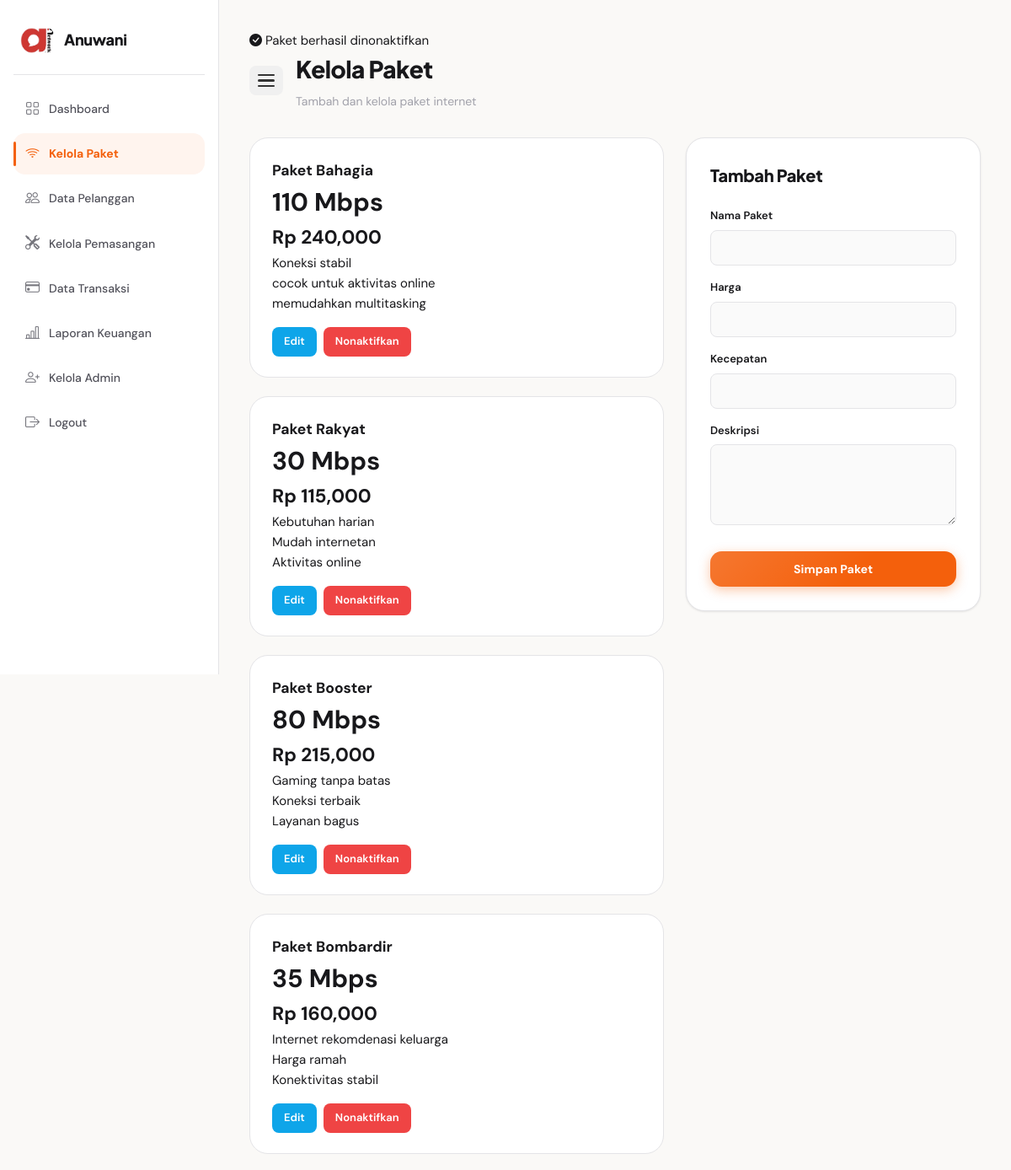
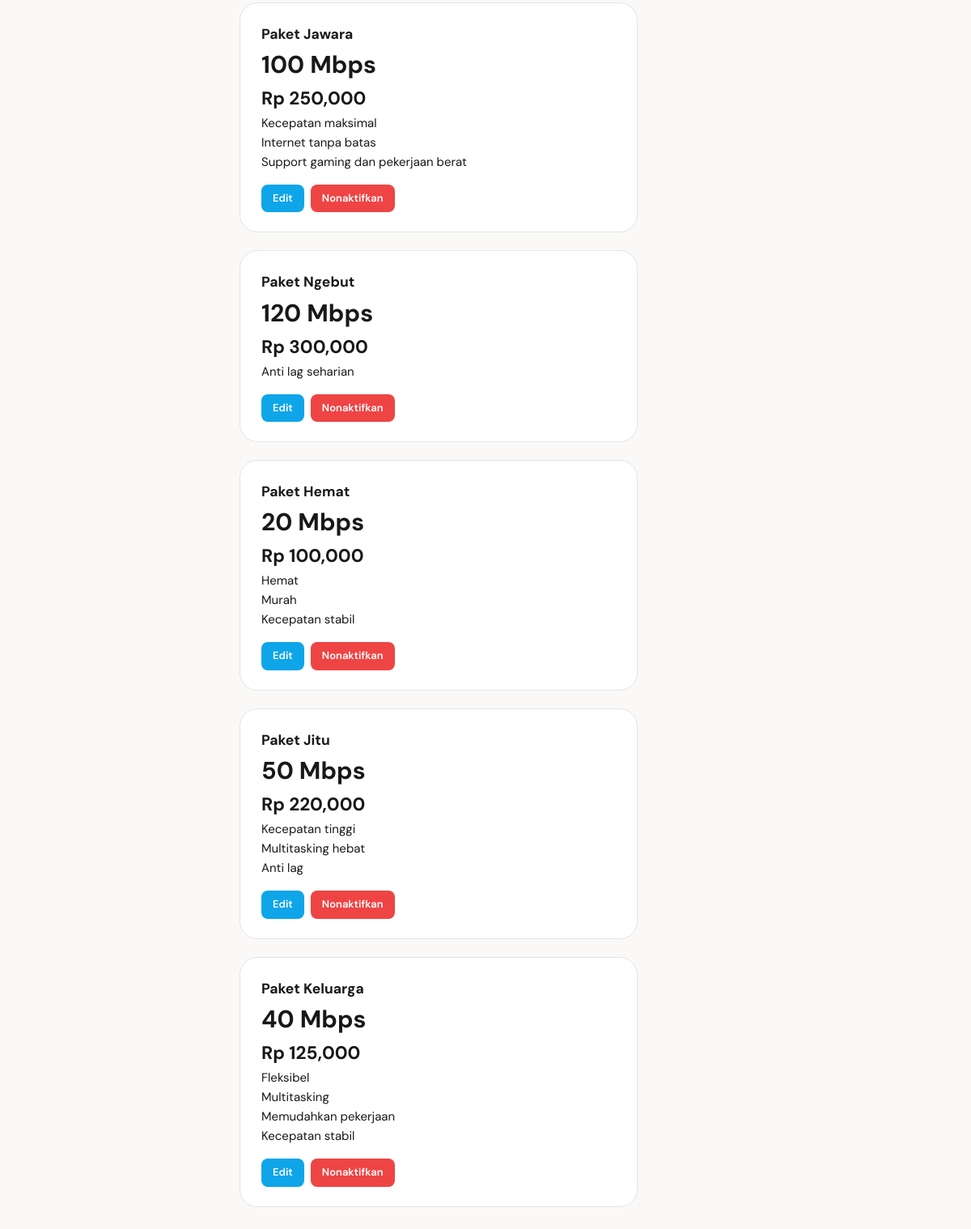
/admin/paket/index.php?success=nonaktif (signed in), run on the app's committed database (2 pictures, top to bottom).
### tables this page shows
CREATE TABLE `tb_paket` (
  `id_paket` int(11) NOT NULL,
  `nama_paket` varchar(100) NOT NULL,
  `harga` int(11) NOT NULL,
  `kecepatan` varchar(50) NOT NULL,
  `deskripsi` text DEFAULT NULL,
  `status` enum('aktif','nonaktif') DEFAULT 'aktif'
);

### admin/paket/index.php (the view, shortened to what this page needs)
<?php
require_once __DIR__ . '/../../koneksi.php';
$data = mysqli_query($koneksi, "SELECT * FROM tb_paket ORDER BY id_paket DESC");
?>
<!DOCTYPE html>
<html lang="id">
<head>
    <link rel="stylesheet" href="../../assets/css/style.css">
    <link rel="stylesheet" href="https://cdn.jsdelivr.net/npm/bootstrap-icons@1.11.3/font/bootstrap-icons.min.css">
</head>
<body>
<div class="dashboard-layout">
    <div class="sidebar">
        <div class="sidebar-logo">
            <img src="../../assets/images/logo.png" alt="Logo">
            <h2>Anuwani</h2>
        </div>
        <ul>
            <li><a href="../index.php"><i class="bi bi-grid"></i> <span>Dashboard</span></a></li>
            <li><a href="index.php" class="active"><i class="bi bi-wifi"></i> <span>Kelola Paket</span></a></li>
            <li><a href="../customer/index.php"><i class="bi bi-people"></i> <span>Data Pelanggan</span></a></li>
            <li><a href="../pemasangan/index.php"><i class="bi bi-tools"></i> <span>Kelola Pemasangan</span></a></li>
            <li>
                <a href="../transaksi/index.php">
                    <i class="bi bi-credit-card"></i> <span>Data Transaksi</span>
                </a>
            </li>
            <li><a href="../laporan_keuangan/index.php"><i class="bi bi-bar-chart-line"></i> <span>Laporan Keuangan</span></a></li>
            <li><a href="../admin_user/index.php"><i class="bi bi-person-plus"></i> <span>Kelola Admin</span></a></li>
            <li><a href="#" onclick="openLogoutModal()"><i class="bi bi-box-arrow-right"></i> <span>Logout</span></a></li>
        </ul>
    </div>
    <div class="dashboard-content">
        <?php if (isset($_GET['success'])) : ?>
            <div class="success-popup">
                <i class="bi bi-check-circle-fill"></i>
                <?php
                    $msg = ['tambah' => 'Paket berhasil ditambahkan', 'aktif' => 'Paket berhasil diaktifkan', 'nonaktif' => 'Paket berhasil dinonaktifkan'];
                    echo $msg[$_GET['success']] ?? '';
                ?>
            </div>
        <?php endif; ?>
        <div class="topbar">
            <button class="sidebar-toggle" id="sidebarToggle" aria-label="Toggle Sidebar">
                <span></span>
                <span></span>
                <span></span>
            </button>
            <div>
                <h1>Kelola Paket</h1>
                <p>Tambah dan kelola paket internet</p>
            </div>
        </div>
        <div class="paket-admin-layout">
            <div class="paket-grid">
                <?php while ($p = mysqli_fetch_assoc($data)) : ?>
                    <div class="paket-admin-card">
                        <h3><?= $p['nama_paket']; ?></h3>
                        <h1><?= $p['kecepatan']; ?></h1>
                        <h2>Rp <?= number_format($p['harga']); ?></h2>
                        <p><?= nl2br($p['deskripsi']); ?></p>
                        <div class="paket-action">
                            <a href="edit.php?id=<?= $p['id_paket']; ?>" class="btn-edit">Edit</a>
                            <?php if ($p['status'] == 'aktif') : ?>
                                <a href="#" class="btn-delete" onclick="openNonaktifModal(<?= $p['id_paket']; ?>)">Nonaktifkan</a>
                            <?php else : ?>
                                <a href="#" class="btn-edit" onclick="openAktifModal(<?= $p['id_paket']; ?>)">Aktifkan</a>
                            <?php endif; ?>
                        </div>
                    </div>
                <?php endwhile; ?>
            </div>
            <div class="form-paket-card">
                <h3>Tambah Paket</h3>
                <form id="formPaket" action="tambah.php" method="POST">
                    <div class="form-group">
                        <label>Nama Paket</label>
                        <input type="text" name="nama_paket" required>
                    </div>
                    <div class="form-group">
                        <label>Harga</label>
                        <input type="number" name="harga" required>
                    </div>
                    <div class="form-group">
                        <label>Kecepatan</label>
                        <input type="text" name="kecepatan" required>
                    </div>
                    <div class="form-group">
                        <label>Deskripsi</label>
                        <textarea name="deskripsi" rows="4"></textarea>
                    </div>
                    <button type="button" class="btn-orange" onclick="openTambahModal()">Simpan Paket</button>
                </form>
            </div>
        </div>
    </div>
</div>
</body>
</html>

### admin/paket/index.php (style rules this page uses)
.dashboard-layout { display: flex !important; width: 100%; min-height: 100vh; overflow-x: hidden; }
.sidebar-toggle { display: flex !important; flex-direction: column; gap: 4px; background: #f0f0f0; border: none; padding: 10px; border-radius: 8px; cursor: pointer; margin-right: 15px; transition: background 0.2s; }
.sidebar-toggle span { display: block; width: 20px; height: 2.5px; background-color: #333; border-radius: 2px; }
@media (min-width: 992px) { .sidebar { position: fixed !important; top: 0 !important; left: 0 !important; height: 100vh !important; z-index: 1000 !important; overflow-y: auto !important; width: 260px !important; min-width: 260px !important; max-width: 260px !important; transition: all 0.3s cubic-bezier(0.4, 0, 0.2, 1) !important; } }
@media (min-width: 992px) { .dashboard-content { flex-grow: 1 !important; margin-left: 260px !important; width: calc(100% - 260px) !important; transition: all 0.3s cubic-bezier(0.4, 0, 0.2, 1) !important; } }
@media (min-width: 992px) { .topbar { display: flex !important; align-items: center !important; justify-content: flex-start !important; } }

### data on the page
tb_paket: nama_paket "Paket Bahagia", kecepatan "110 Mbps", harga "240,000", deskripsi "Koneksi stabil cocok untuk aktivitas online memudahkan multitasking"
tb_paket: nama_paket "Paket Rakyat", kecepatan "30 Mbps", harga "115,000", deskripsi "Kebutuhan harian Mudah internetan Aktivitas online"
tb_paket: nama_paket "Paket Booster", kecepatan "80 Mbps", harga "215,000", deskripsi "Gaming tanpa batas Koneksi terbaik Layanan bagus"
tb_paket: nama_paket "Paket Bombardir", kecepatan "35 Mbps", harga "160,000", deskripsi "Internet rekomdenasi keluarga Harga ramah Konektivitas stabil"
tb_paket: nama_paket "Paket Jawara", kecepatan "100 Mbps", harga "250,000", deskripsi "Kecepatan maksimal Internet tanpa batas Support gaming dan pekerjaan berat"
tb_paket: nama_paket "Paket Ngebut", kecepatan "120 Mbps", harga "300,000", deskripsi "Anti lag seharian"
tb_paket: nama_paket "Paket Hemat", kecepatan "20 Mbps", harga "100,000", deskripsi "Hemat Murah Kecepatan stabil"
tb_paket: nama_paket "Paket Jitu", kecepatan "50 Mbps", harga "220,000", deskripsi "Kecepatan tinggi Multitasking hebat Anti lag"
tb_paket: nama_paket "Paket Keluarga", kecepatan "40 Mbps", harga "125,000", deskripsi "Fleksibel Multitasking Memudahkan pekerjaan Kecepatan stabil"

### other printed values
$msg[$_GET['success']] "Paket berhasil dinonaktifkan"
